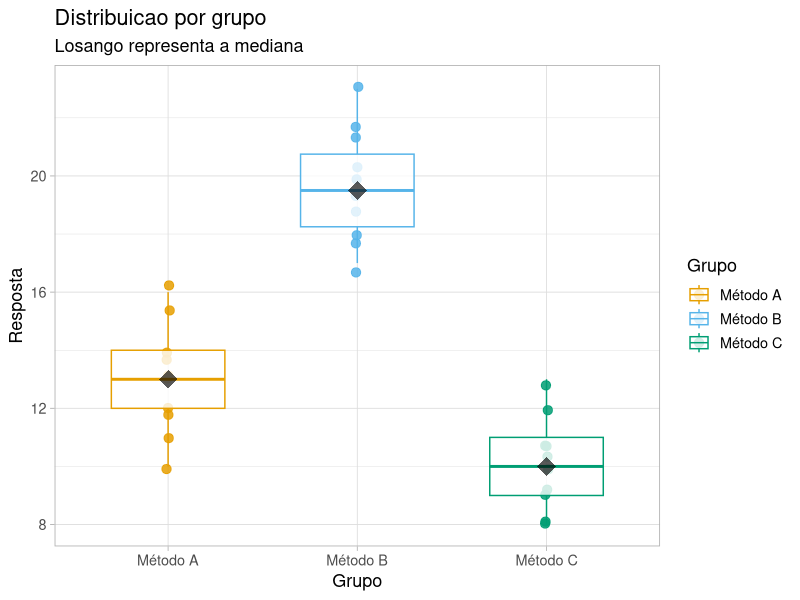

The R script that drew this image:
# Teste de Kruskal-Wallis ----
# Alternativa não-paramétrica ao ANOVA de 1 via
# Não depende de distribuição normal
# Funciona bem com dados assimétricos
# Usa postos, não valores absolutos
# Valores extremos não "puxam" os resultados
# Pode usar rankings, notas, escalas subjetivas

# Configuracoes ----
options(scipen = 999)

# Pacotes ----
library(ggplot2)
library(dplyr)
library(rstatix)

# Dados ----
dados <- data.frame(
  Grupo = factor(c(
    rep("Método A", 10),
    rep("Método B", 10),
    rep("Método C", 10))),
  Resposta = c(
    12, 15, 14, 10, 13, 11, 16, 14, 12, 13,
    18, 20, 17, 19, 21, 18, 22, 20, 19, 23,
    11,  9, 10, 12,  8, 11,  9, 10, 13,  8))

# Resumo estatistico ----
resumo_grupos <- dados %>%
  group_by(Grupo) %>%
  summarise(
    n = n(),
    mediana = median(Resposta),
    media = mean(Resposta),
    desvio_padrao = sd(Resposta),
    minimo = min(Resposta),
    maximo = max(Resposta))

print(resumo_grupos)

# Boxplot ----
paleta_okabe_ito <- c(
  "Método A" = "#e69f00",
  "Método B" = "#56b4e9",
  "Método C" = "#009e73")

# Kruskal-wallis ----
kruskal.test(Resposta ~ Grupo, data = dados)

# Pos-teste de Dunn (todos vs. todos) ----
dados %>% dunn_test(Resposta ~ Grupo, p.adjust.method = "bonferroni")

# Grafico com pontos ----
ggplot(dados, aes(x = Grupo, y = Resposta, color = Grupo)) +
  geom_jitter(width = 0.01, size = 2.8, alpha = 0.85) +
  geom_boxplot(alpha = 0.8, width = 0.6) +
  stat_summary(fun = median, geom = "point", shape = 18, size = 6,
    color = "#000000", alpha = 0.65) +
  scale_color_manual(values = paleta_okabe_ito) +
  theme_light(base_size = 13) +
  labs(title = "Distribuicao por grupo",
       subtitle = "Losango representa a mediana",
       x = "Grupo", y = "Resposta")
